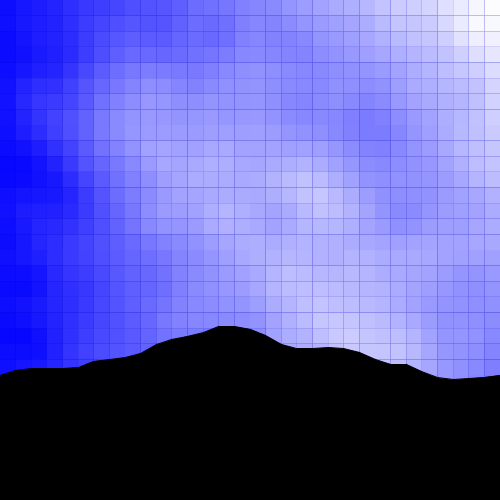
Frame 1 (no input)
Frame 60 (the mouse pressed at the canvas centre just before this capture): identical to frame 1, image omitted
Frame 120 (the mouse held since frame 60 and released just before this capture): identical to frame 1, image omitted

The Processing sketch that drew this single still picture (run headless with seeded random() and noise(); from frame 60 on, the mouse is pressed at the canvas centre):

// Processing sketch: fractal_clouds
// ── fractal_clouds.pde
// fractal clouds for use in capstone project

void setup() {
  size(500, 500);
}

void draw() {
  background(0, 0, 200);
  randomSeed(0);


  drawClouds(0, 0, width, 10, 255, 75, 10, 200);


  drawTerrain(0, height*0.75, width, height*0.75, 50, 0, 0, 0);
}

// drawing function for fractal clouds
// (x,y) determines position, (s) determines width and height of rectangles
// (c1), (c2), (c3), (c4) represent the color values at each corner of the rectangle
// (maxd) is maximum displacement, which affects the level of contrast in the clouds
void drawClouds(float x, float y, float s, float c1, float c2, float c3, float c4, float maxd) {
  if (s < 30) {
    noStroke();
    float c = (c1+c2+c3+c4)/4;
    fill(c, c, 255);
    rect(x, y, s, s);
  } else {
    {
      float d = random(-maxd, maxd);
      drawClouds(x, y, s/2, c1, (c1+c2)/2, ((c1+c2+c3+c4)/4)+d, (c1+c4)/2, maxd/2);             // top left rect
      drawClouds(x+(s/2), y, s/2, (c1+c2)/2, c2, (c2+c3)/2, ((c1+c2+c3+c4)/4)+d, maxd/2);       // top right rect
      drawClouds(x+(s/2), y+(s/2), s/2, ((c1+c2+c3+c4)/4)+d, (c2+c3)/2, c3, (c3+c4)/2, maxd/2); // bottom right rect
      drawClouds(x, y+(s/2), s/2, (c1+c4)/2, ((c1+c2+c3+c4)/4)+d, (c3+c4)/2, c4, maxd/2);       // bottom left rect
    }
  }
}

// drawing function for terrain elements using fractals
//  (x1, y1), (x2, y2) specify the endpoints for the midpoint displacement math
//  (maxd) is the maximum displacement, which controls the "jaggedness" of the terrain
//  (r), (g), and (b) control the color of the resulting terrain
void drawTerrain(float x1, float y1, float x2, float y2, float maxd, int r, int g, int b) {
  if (dist(x1, y1, x2, y2) < 25) {
    stroke(r, g, b);
    fill(r, g, b);
    quad(x1, y1, x2, y2, x2, height, x1, height);
  } else {
    {
      float d = random(-maxd, maxd);
      drawTerrain(x1, y1, (x1+x2)/2, (y1+y2)/2+d, maxd/2, r, g, b);
      drawTerrain((x1+x2)/2, (y1+y2)/2+d, x2, y2, maxd/2, r, g, b);
    }
  }
}
